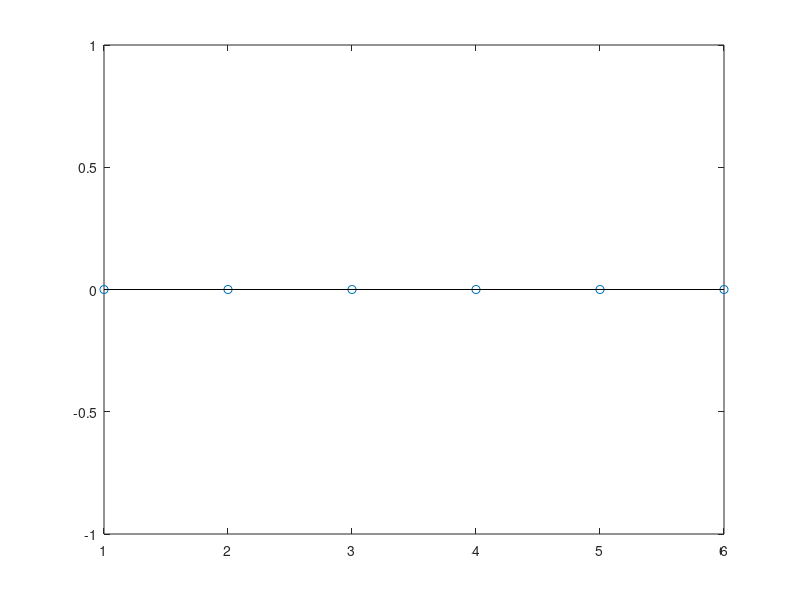

Write MATLAB code to recreate this figure.
%% Exercicio 4


p=0.3;
n=5;

prob0 = factorial(n)/(factorial(n-0)*factorial(0))*p^0*(1-p)^(n-0);
prob1 = factorial(n)/(factorial(n-1)*factorial(1))*p^1*(1-p)^(n-1);
prob2 = factorial(n)/(factorial(n-2)*factorial(2))*p^2*(1-p)^(n-2);
prob3 = factorial(n)/(factorial(n-3)*factorial(3))*p^3*(1-p)^(n-3);
prob4 = factorial(n)/(factorial(n-4)*factorial(4))*p^4*(1-p)^(n-4);
prob5 = factorial(n)/(factorial(n-5)*factorial(5))*p^5*(1-p)^(n-5);

P = [prob0 prob1 prob2 prob3 prob4 prob5]
h = histc(0:5, P);
 stem(h)